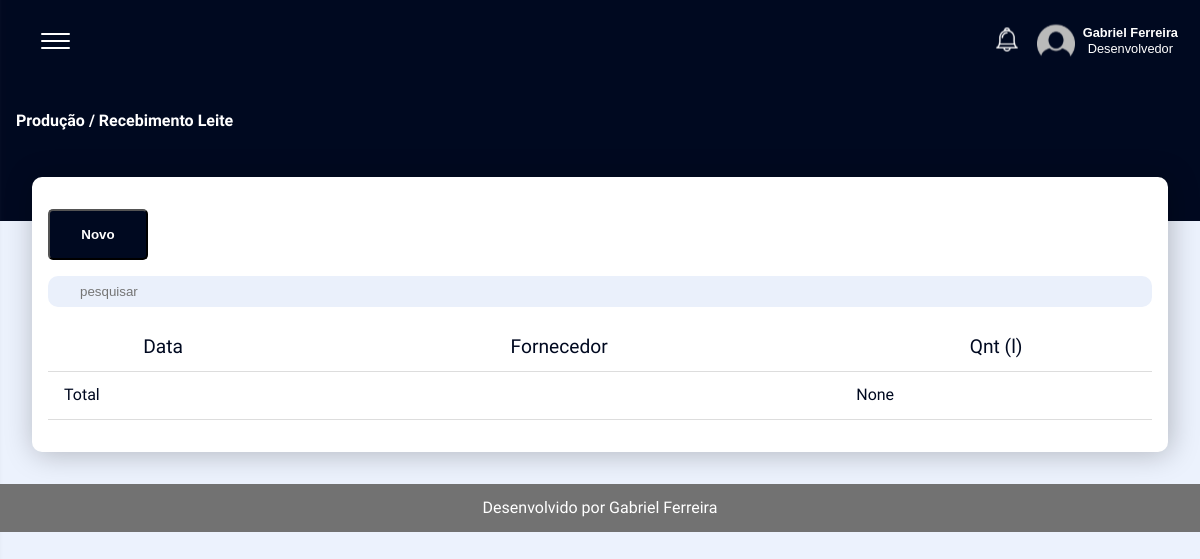
/queijaria/producao/recebimento-leite (signed in), run on an earlier commit of the app's database.
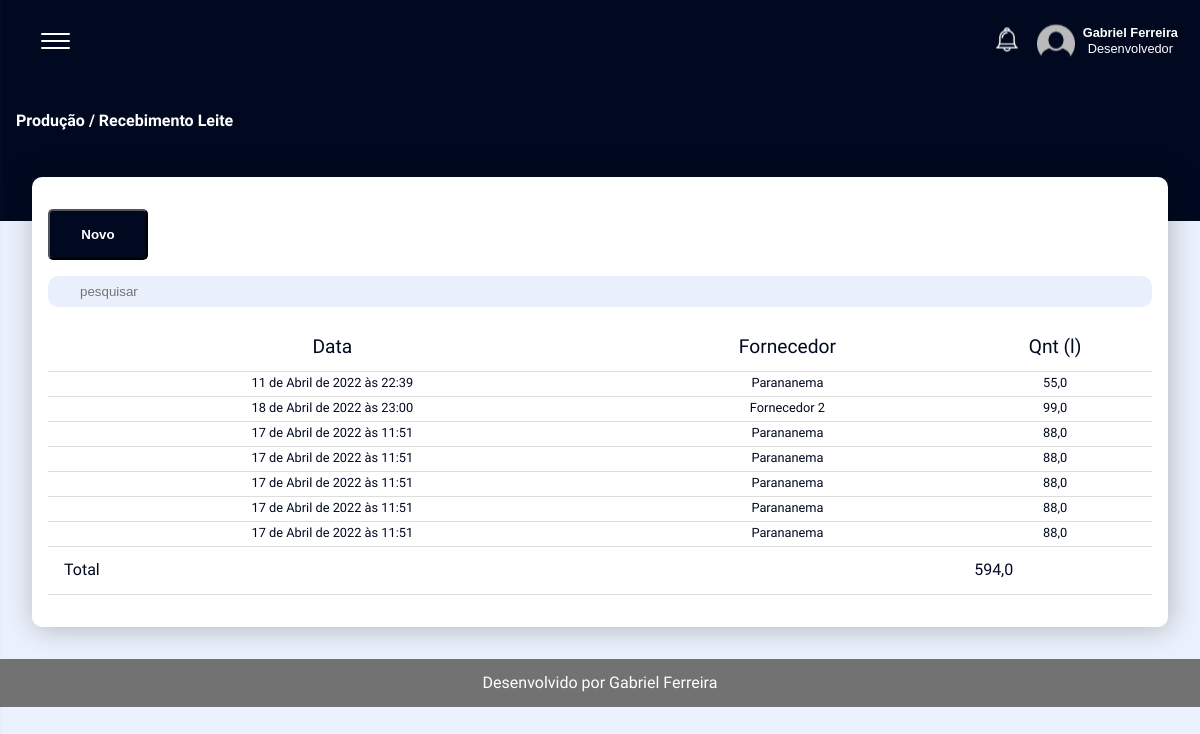
And on a later commit of the database.
### queijaria/models.py (models this page shows)
class User(AbstractUser):
    cpf = models.IntegerField(default=00000000000)

class RecebimentoLeite(models.Model):
    data = models.DateTimeField()
    fornecedor = models.ForeignKey(Fornecedor, on_delete=models.DO_NOTHING)
    quantidade = models.FloatField(default=0)

class Fornecedor(models.Model):
    nome = models.CharField(max_length=30)
    def __str__(self):
        return self.nome

### queijaria/views.py (the view, shortened to what this page needs)
# urls.py: path('producao/recebimento-leite', views.recebimento_leite.as_view(), name='recebimento-leite'),
class recebimento_leite(LoginRequiredMixin, View):
    login_url = 'queijaria/login/'
    def get(self, request):
        context = {
                'user' : request.user,
                'fornecedores': Fornecedor.objects.all(),
                'leites' : RecebimentoLeite.objects.all(),
                'leite_total' : RecebimentoLeite.objects.values('quantidade').aggregate(Sum('quantidade')),
            }
        return render(request, 'producao/recebimento_leite.html', context)

### queijaria/templates/producao/recebimento_leite.html (shortened to what this page needs)
{% extends 'base_sistema.html' %}
{% load static %}
{%block style%}
<link rel="stylesheet" href="{% static 'css/producao/recebimento.css' %}">
<link rel="stylesheet" href="{% static 'css/modal.css' %}">
<link rel="stylesheet" type="text/css" href="https://cdn.datatables.net/1.11.5/css/jquery.dataTables.css">
{%endblock%}
{% block conteudoPrincipal%}
    <div class="titulo">
        <h2>Produção / Recebimento Leite</h2>
    </div>
    <div class="recebimentoLeite">
        <div class="box-conteudo cont1">
            <button class="botao" id="myBtn">Novo</button>
            <div class="campo">
                <input class="input-text" placeholder="pesquisar" type="text" name="pesquisar" id="pesquisar">
            </div>
            <div class="campo ">
                <table class="tabela" id="tabela">
                    <thead>
                        <tr>
                            <td>Data</td>
                            <td>Fornecedor</td>
                            <td>Qnt (l)</td>
                        </tr>
                    </thead>
                    <tbody>
                        {%for leite in leites%}
                        <tr>
                            <td>{{leite.data}}</td>
                            <td>{{leite.fornecedor}}</td>
                            <td>{{leite.quantidade}}</td>
                        </tr>
                        {%endfor%}
                    </tbody>
                    <tfoot>
                        <tr>
                            <td colspan="2">Total</td>
                            <td >{{leite_total.quantidade__sum}}</td>
                        </tr>
                    </tfoot>
                </table>
            </div>
        </div>
    </div>
{% endblock%}

### templates/base_sistema.html (shortened to what this page needs)
{% extends 'base.html' %}
{% load static%}
{%block head%}
    <link rel="stylesheet" href="{% static 'css/toggle_menu.css' %}">
    <link rel="stylesheet" href="{% static 'css/base_sistema.css' %}">
    {% block style%}
    {%endblock%}
{%endblock%}
{%block conteudo%}
{% url 'home' as home_url %}
{% url 'logout' as logout_url %}
{% url 'recebimento-leite' as recebimento_leite_url %}
<header class="header">
    <nav role="navigation">
        <div id="menuToggle">
            <span></span>
            <span></span>
            <span></span>
       </div>
      </nav>
    <a class="header__notify" href=""><img src="{% static 'img/sino.svg' %}" alt=""></a>
    <button id="myUserBtn" class="btn_header_user">
        <div class="header__user">
            <img class="header__user--img" src="{% static 'img/user.svg' %}" alt="">
            <div class="header__user--texto">
                <p class="header__user--texto-nome">{{user.first_name}} {{user.last_name}}</p>
                <p class="header__user--texto-funcao">{{request.user.groups.first}}</p>
            </div>
        </div>
    </button>
</header>
<div class="content">
    <div>
        {% block conteudoPrincipal%}
        {%endblock%}
    </div>
</div>
{%endblock%}

### templates/base.html (shortened to what this page needs)
{% load static %}
<!DOCTYPE html>
<html lang="pt-br">
<head>
    <link rel="stylesheet" href="{% static 'css/reset.css' %}">
    <link rel="stylesheet" href="{% static 'css/base.css' %}">
    {%block head%}{%endblock%}
</head>
<body>
    <div class="conteudo">
        {%block conteudo%}{%endblock%}
    </div>
    {% include 'partials/_footer.html' %}
</body>
</html>

### templates/partials/_footer.html
<footer class="rodape">
    <p class="rodape__info">Desenvolvido por Gabriel Ferreira</p>
</footer>

### templates/static/css/base.css (style rules this page uses)
:root { --fundo: #ECF2FD; --bg-footer: #727272; --branco-texto: #FFFFFF; --raleway: 'Raleway', sans-serif; --input: #E7E7E7; --preto: #000920; --preto-hover: #252b3a; --verde: #027200; --fundo-cinza: #E1E5EC; --input-bg: #EAF0FB; }
body { background-color: var(--fundo); font-family: var(--raleway); }
.rodape { background-color: var(--bg-footer); color: var(--branco-texto); padding: 1rem; height: auto; }
.rodape__info { text-align: center; }
.conteudo { height: 100%; }

### templates/static/css/toggle_menu.css (style rules this page uses)
nav { height: 65px; }
#menuToggle { display: flex; flex-direction: column; position: relative; top: 25px; left: 25px; z-index: 1; -webkit-user-select: none; user-select: none; }
#menuToggle span { display: flex; width: 29px; height: 2px; margin-bottom: 5px; position: relative; background: #ffffff; border-radius: 3px; z-index: 1; transform-origin: 5px 0px; transition: transform 0.5s cubic-bezier(0.77,0.2,0.05,1.0), background 0.5s cubic-bezier(0.77,0.2,0.05,1.0), opacity 0.55s ease; }
#menuToggle span:nth-last-child(2) { transform-origin: 0% 100%; }

### templates/static/css/base_sistema.css (style rules this page uses)
.header { background-color: var(--preto); color: var(--branco-texto); display: flex; align-items: center; padding: 0.5rem 1rem; }
.header__notify { margin-left: auto; margin-right: 0.5rem; }
.btn_header_user { background-color: #ffffff00; border: none; color: var(--branco-texto); text-decoration: none; cursor: pointer; }
.header__user { display: flex; }
.header__user--img { margin-right: 0.5rem; }
.header__user--texto { display: flex; flex-direction: column; align-items: center; justify-content: center; font-size: 0.8rem; }
.header__user--texto-nome { font-weight: 700; }
.header__user--texto-funcao { font-weight: 300; margin-top: 0.1rem; }
.content { height: 100%; }
.titulo { color: var(--branco-texto); font-weight: 700; font-size: 1rem; background-color: var(--preto); padding: 2rem 1rem; }
.botao { padding: 1rem; display: inline-block; border-radius: 5px; text-decoration: none; text-align: center; font-weight: 600; width: 100px; background-color: var(--preto); color: var(--branco-texto); }
.input-text { background: var(--input-bg); border-radius: 10px; border: none; padding: 0.5rem 2rem; }

### templates/static/css/producao/recebimento.css (style rules this page uses)
.recebimentoLeite { height: auto; padding: 1rem 2rem; display: grid; grid-template-areas: "box1" "box2" ; grid-gap: 1rem; }
.box-conteudo { grid-area: box; grid-column: 1/1; background-color: var(--branco-texto); box-shadow: 2px 2px 29px rgba(0, 0, 0, 0.25); border-radius: 10px; padding: 2rem 1rem; height: auto; display: inline-block; }
.cont1 { grid-area: box1; grid-column: 1/1; }
.campo { margin-top: 1rem; width: 100%; display: -ms-inline-grid; }
.input-text { min-width: -webkit-fill-available; }
.tabela { color: var(--preto); width: inherit; }
.tabela thead { width: 100%; font-size: 1.2rem; margin-bottom: 1rem; }
.tabela thead tr { height: 3rem; }
.tabela tbody { font-size: 0.8rem; }
.tabela tfoot { height: 3rem; text-align: left; }
.tabela tfoot tr td { text-align: left; padding-left: 1rem; }
.tabela th,.tabela td { border-bottom: 1px solid #ddd; text-align: center; height: 1.5rem; vertical-align: middle; }

What changed in the data, as far as the page shows it:
added RecebimentoLeite: data "11 de Abril de 2022 às 22:39", fornecedor "Parananema", quantidade "55,0"
added RecebimentoLeite: data "18 de Abril de 2022 às 23:00", fornecedor "Fornecedor 2", quantidade "99,0"
added RecebimentoLeite: data "17 de Abril de 2022 às 11:51", fornecedor "Parananema", quantidade "88,0"
added RecebimentoLeite: data "17 de Abril de 2022 às 11:51", fornecedor "Parananema", quantidade "88,0"
added RecebimentoLeite: data "17 de Abril de 2022 às 11:51", fornecedor "Parananema", quantidade "88,0"
added RecebimentoLeite: data "17 de Abril de 2022 às 11:51", fornecedor "Parananema", quantidade "88,0"
added RecebimentoLeite: data "17 de Abril de 2022 às 11:51", fornecedor "Parananema", quantidade "88,0"
Also different on the page:
{{ leite_total.quantidade__sum }}: "None" → "594,0"
